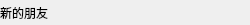
<?xml version="1.0" encoding="UTF-8"?>
<ui version="4.0">
 <class>GroupTipItem</class>
 <widget class="QWidget" name="GroupTipItem">
  <property name="geometry">
   <rect>
    <x>0</x>
    <y>0</y>
    <width>250</width>
    <height>25</height>
   </rect>
  </property>
  <property name="minimumSize">
   <size>
    <width>250</width>
    <height>25</height>
   </size>
  </property>
  <property name="maximumSize">
   <size>
    <width>250</width>
    <height>25</height>
   </size>
  </property>
  <property name="windowTitle">
   <string>Form</string>
  </property>
  <layout class="QVBoxLayout" name="verticalLayout">
   <property name="spacing">
    <number>0</number>
   </property>
   <property name="leftMargin">
    <number>0</number>
   </property>
   <property name="topMargin">
    <number>0</number>
   </property>
   <property name="rightMargin">
    <number>0</number>
   </property>
   <property name="bottomMargin">
    <number>0</number>
   </property>
   <item>
    <widget class="QLabel" name="label">
     <property name="text">
      <string>新的朋友</string>
     </property>
    </widget>
   </item>
  </layout>
 </widget>
 <resources/>
 <connections/>
</ui>
